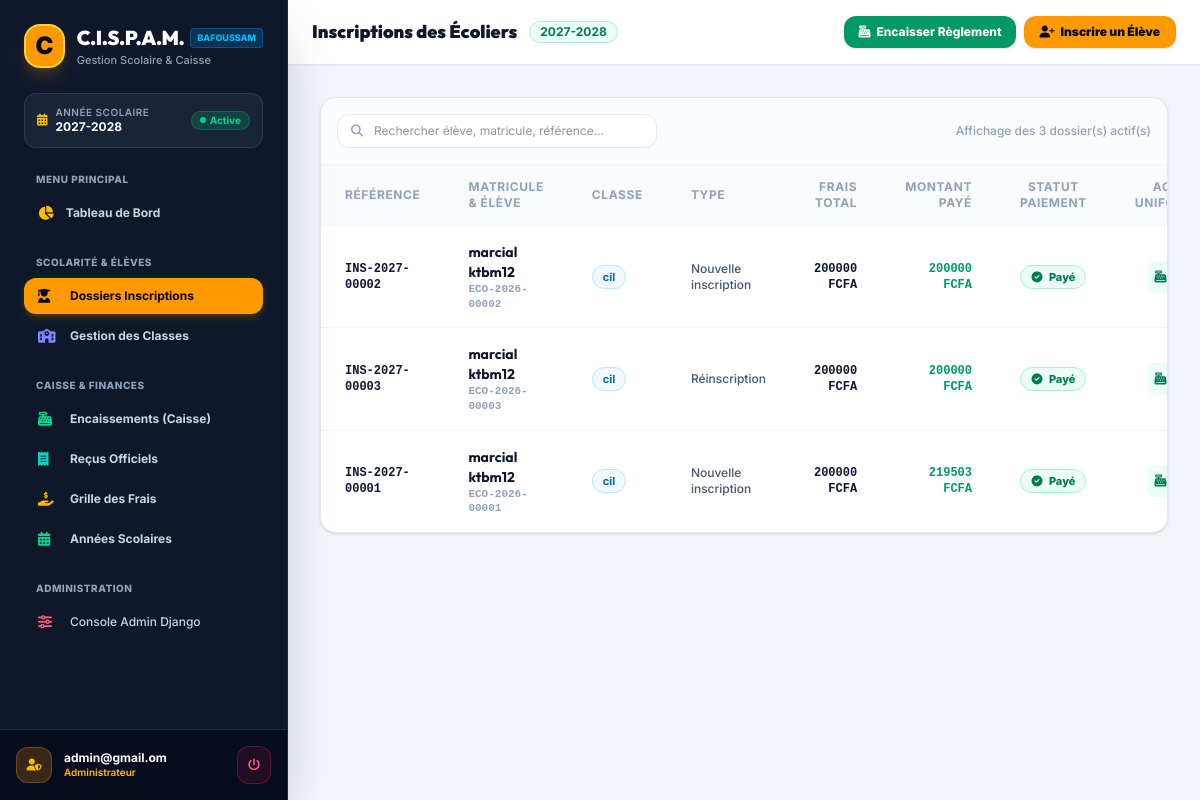
The app's page /inscriptions/ (signed in), older data.
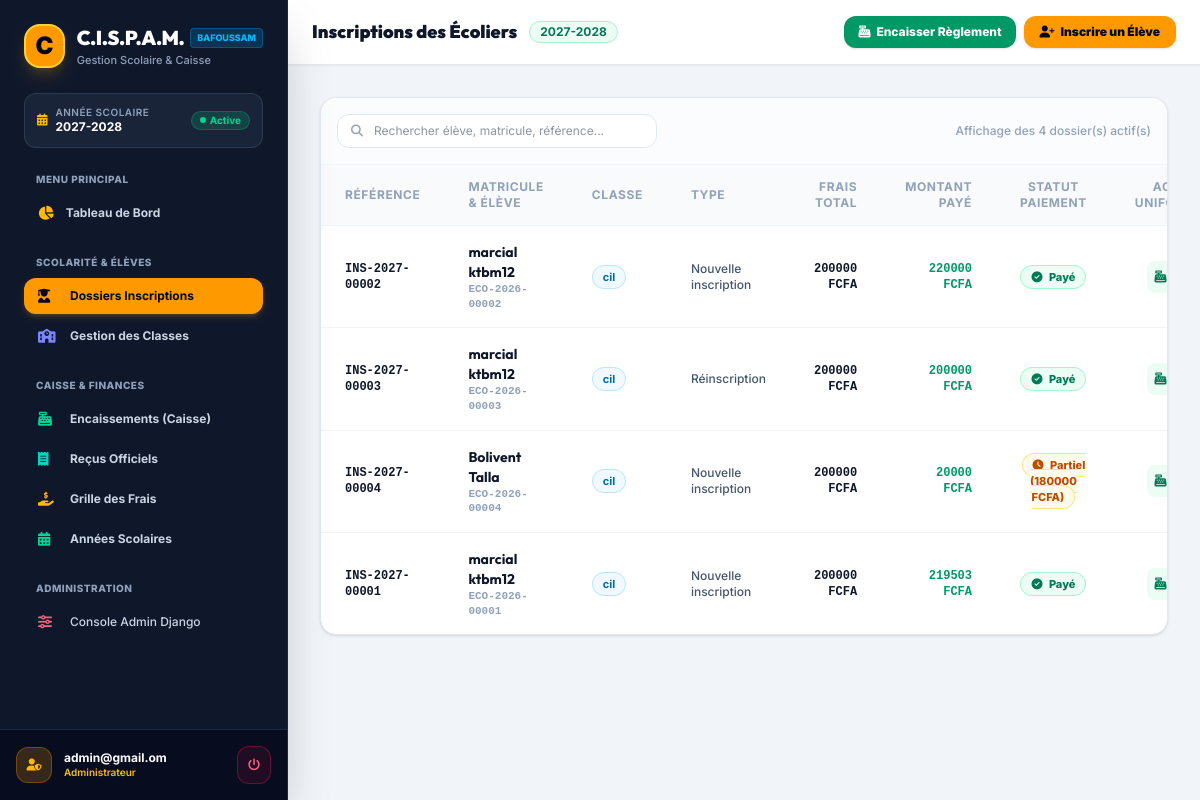
The same page, newer data.
### cispam/users/models.py (models this page shows, shortened)
class AutoSlugMixin:
    slug_source_field = 'name'

class OngBaseModel(models.Model):
    id = models.UUIDField(
        default=uuid.uuid4,
        primary_key=True,
        editable=False,
        unique=True,
        help_text=_("Identifiant UUID unique."),
    )
    created = models.DateTimeField(
        auto_now_add=True,
        db_index=True,
        help_text=_("Date de création."),
    )
    modified = models.DateTimeField(
        auto_now=True,
        help_text=_("Date de dernière modification."),
    )
    is_active = models.BooleanField(
        default=True,
        help_text=_("Indique si l'objet est actif."),
    )
    is_deleted = models.BooleanField(
        default=False,
        db_index=True,
        help_text=_("Suppression logique (soft delete)."),
    )
    metadata = models.JSONField(
        default=dict,
        blank=True,
        help_text=_("Métadonnées additionnelles au format JSON."),
    )
    objects = OngManager()
    all_objects = models.Manager()
    class Meta:
        abstract = True
        ordering = ['-created']

class Inscription(AutoSlugMixin, OngBaseModel):
    slug_source_field = 'reference'
    eleve = models.ForeignKey(
        Eleve,
        on_delete=models.PROTECT,
        related_name='inscriptions',
        help_text=_("Élève inscrit."),
    )
    classe = models.ForeignKey(
        Classe,
        on_delete=models.PROTECT,
        related_name='inscriptions',
        help_text=_("Classe d'inscription."),
    )
    annee_scolaire = models.ForeignKey(
        AnneeScolaire,
        on_delete=models.PROTECT,
        related_name='inscriptions',
        help_text=_("Année scolaire de l'inscription."),
    )
    date_inscription = models.DateField(
        auto_now_add=True,
        help_text=_("Date de l'inscription."),
    )
    type_inscription = models.CharField(
        max_length=20,
        choices=TypeInscriptionEnum.choices,
        default=TypeInscriptionEnum.NOUVELLE,
        help_text=_("Type d'inscription."),
    )
    statut = models.CharField(
        max_length=20,
        choices=StatutInscriptionEnum.choices,
        default=StatutInscriptionEnum.EN_COURS,
        help_text=_("Statut actuel de l'inscription."),
    )
    frais_total = models.DecimalField(
        max_digits=12,
        decimal_places=2,
        default=0,
        help_text=_("Montant total des frais de scolarité fixé à l'inscription."),
    )
    remarques = models.TextField(
        blank=True,
        help_text=_("Remarques ou notes sur l'inscription."),
    )
    reference = models.CharField(
        max_length=30,
        unique=True,
        db_index=True,
        blank=True,
        help_text=_("Référence unique de l'inscription, ex: INS-2025-00001."),
    )
    slug = models.SlugField(
        max_length=255,
        unique=True,
        blank=True,
        help_text=_("Slug unique de l'inscription."),
    )
    class Meta:
        verbose_name = _("Inscription")
        verbose_name_plural = _("Inscriptions")
        ordering = ['-date_inscription']
        unique_together = ['eleve', 'annee_scolaire']
    @property
    def montant_paye(self):
        total = Paiement.objects.filter(
            inscription=self,
            is_deleted=False,
        ).aggregate(total=models.Sum('montant'))['total']
        return total or 0
    @property
    def solde(self):
        return self.frais_total - self.montant_paye
    @property
    def statut_paiement(self):
        if self.montant_paye >= self.frais_total:
            return StatutPaiementEnum.PAYE
        elif self.montant_paye > 0:
            return StatutPaiementEnum.PARTIEL
        return StatutPaiementEnum.IMPAYE

class Eleve(AutoSlugMixin, OngBaseModel):
    slug_source_field = 'nom_complet'
    matricule = models.CharField(
        max_length=20,
        unique=True,
        db_index=True,
        help_text=_("Matricule unique de l'élève, ex: ECO-2025-00042."),
    )
    nom = models.CharField(
        max_length=100,
        help_text=_("Nom de famille de l'élève."),
    )
    prenom = models.CharField(
        max_length=100,
        help_text=_("Prénom(s) de l'élève."),
    )
    date_naissance = models.DateField(
        help_text=_("Date de naissance de l'élève."),
    )
    sexe = models.CharField(
        max_length=1,
        choices=SexeEnum.choices,
        help_text=_("Sexe de l'élève."),
    )
    lieu_naissance = models.CharField(
        max_length=100,
        blank=True,
        help_text=_("Lieu de naissance."),
    )
    nationalite = models.CharField(
        max_length=50,
        default="Ivoirienne",
        blank=True,
        help_text=_("Nationalité de l'élève."),
    )
    photo = models.ImageField(
        upload_to=eleve_photo_path,
        blank=True,
        null=True,
        help_text=_("Photo d'identité de l'élève."),
    )
    adresse = models.TextField(
        blank=True,
        help_text=_("Adresse de résidence de l'élève."),
    )
    date_premiere_inscription = models.DateField(
        auto_now_add=True,
        help_text=_("Date de la première inscription dans l'établissement."),
    )
    slug = models.SlugField(
        max_length=255,
        unique=True,
        blank=True,
        help_text=_("Slug unique de l'élève."),
    )
    class Meta:
        verbose_name = _("Élève")
        verbose_name_plural = _("Élèves")
        ordering = ['nom', 'prenom']
    @property
    def nom_complet(self):
        return f"{self.prenom} {self.nom}"

class Classe(AutoSlugMixin, OngBaseModel):
    slug_source_field = 'nom'
    nom = models.CharField(
        max_length=50,
        help_text=_("Nom de la classe, ex: Petite Section, CP, CM2."),
    )
    niveau = models.ForeignKey(
        Niveau,
        on_delete=models.PROTECT,
        related_name='classes',
        help_text=_("Niveau scolaire de la classe."),
    )
    capacite_max = models.PositiveSmallIntegerField(
        default=30,
        help_text=_("Capacité maximale d'élèves dans cette classe."),
    )
    description = models.TextField(
        blank=True,
        help_text=_("Description ou informations complémentaires."),
    )
    slug = models.SlugField(
        max_length=255,
        unique=True,
        blank=True,
        help_text=_("Slug unique de la classe."),
    )
    class Meta:
        verbose_name = _("Classe")
        verbose_name_plural = _("Classes")
        ordering = ['niveau__ordre', 'nom']
        unique_together = ['nom', 'niveau']

### cispam/users/views.py (the view)
class InscriptionListView(LoginRequiredMixin, TemplateView):
    template_name = "inscriptions/index.html"
    def get_context_data(self, **kwargs):
        context = super().get_context_data(**kwargs)
        from cispam.users.models import AnneeScolaire, Classe, Inscription, ModePaiementEnum, TrancheEnum
        try:
            annee_active = AnneeScolaire.objects.get(est_active=True)
            inscriptions = Inscription.objects.filter(annee_scolaire=annee_active, is_deleted=False).select_related(
                "eleve", "classe", "annee_scolaire"
            ).prefetch_related("eleve__parents", "paiements")
        except AnneeScolaire.DoesNotExist:
            annee_active = None
            inscriptions = Inscription.objects.none()
        classes = Classe.objects.filter(is_deleted=False).select_related("niveau")
        context.update({
            "inscriptions": inscriptions,
            "classes": classes,
            "annee_active": annee_active,
            "modes_paiement": ModePaiementEnum.choices,
            "tranches": TrancheEnum.choices,
        })
        return context

### cispam/users/context_processors.py (called while the page is built)
def allauth_settings(request):
    return {
        "ACCOUNT_ALLOW_REGISTRATION": settings.ACCOUNT_ALLOW_REGISTRATION,
    }

### cispam/users/models.py (called while the page is built)
    def get_queryset(self):
        return super().get_queryset().filter(is_deleted=False)

    @property
    def nom_complet(self):
        return f"{self.prenom} {self.nom}"

### cispam/templates/inscriptions/index.html (shortened to what the changed rows need)
{% extends "base.html" %}
{% load static i18n %}
{% block body %}
<div class="min-h-screen bg-slate-100 flex font-sans antialiased text-slate-800">
  {% include "includes/sidebar.html" %}
  <div class="flex-1 flex flex-col min-w-0 overflow-y-auto">
    <header class="bg-white border-b border-slate-200 sticky top-0 z-30 px-6 py-4 flex items-center justify-between shadow-xs">
      <div class="flex items-center gap-3">
        <h2 class="text-lg font-black text-slate-900 font-display">Inscriptions des Écoliers</h2>
      </div>
    </header>
    <main class="p-6 sm:p-8 space-y-6 max-w-7xl w-full mx-auto">
      <div class="bg-white rounded-2xl shadow-sm border border-slate-200 overflow-hidden">
        <div class="p-4 border-b border-slate-100 flex flex-col sm:flex-row items-center justify-between gap-4 bg-slate-50/50">
          <div class="relative w-full sm:w-80">
            <div class="absolute inset-y-0 left-0 pl-3.5 flex items-center pointer-events-none text-slate-400 text-xs">
            </div>
            <input type="text" id="inscription-search" placeholder="Rechercher élève, matricule, référence..."
              class="w-full pl-9 pr-3 py-2 bg-white border border-slate-200 rounded-xl text-xs text-slate-800 focus:outline-none focus:border-amber-500 transition">
          </div>
          <span class="text-xs text-slate-400 font-medium">Affichage des {{ inscriptions.count }} dossier(s) actif(s)</span>
        </div>
        <div class="overflow-x-auto">
          <table class="w-full text-left text-xs">
            <thead class="bg-slate-50 border-b border-slate-100 text-slate-400 uppercase tracking-wider font-semibold">
              <tr>
                <th class="py-3.5 px-6">Référence</th>
                <th class="py-3.5 px-6">Matricule & Élève</th>
                <th class="py-3.5 px-6">Classe</th>
                <th class="py-3.5 px-6">Type</th>
                <th class="py-3.5 px-6 text-right">Frais Total</th>
                <th class="py-3.5 px-6 text-right">Montant Payé</th>
                <th class="py-3.5 px-6 text-center">Statut Paiement</th>
                <th class="py-3.5 px-6 text-right">Actions Uniformes</th>
              </tr>
            </thead>
            <tbody class="divide-y divide-slate-100 text-slate-700" id="inscriptions-tbody">
              {% for inscription in inscriptions %}
                <tr class="hover:bg-slate-50/80 transition">
                  <td class="py-4 px-6 font-mono font-bold text-slate-900">
                    {{ inscription.reference }}
                  </td>
                  <td class="py-4 px-6">
                    <p class="font-bold text-slate-900 font-display text-sm">{{ inscription.eleve.nom_complet }}</p>
                    <p class="text-[11px] text-slate-400 font-mono font-semibold">{{ inscription.eleve.matricule }}</p>
                  </td>
                  <td class="py-4 px-6 font-medium">
                    <span class="px-2.5 py-1 rounded-full text-[11px] font-bold bg-sky-50 text-sky-700 border border-sky-200">
                      {{ inscription.classe.nom }}
                    </span>
                  </td>
                  <td class="py-4 px-6 font-medium text-slate-600">
                    {{ inscription.get_type_inscription_display }}
                  </td>
                  <td class="py-4 px-6 text-right font-black text-slate-900 font-mono">
                    {{ inscription.frais_total|floatformat:0 }} FCFA
                  </td>
                  <td class="py-4 px-6 text-right font-black text-emerald-600 font-mono">
                    {{ inscription.montant_paye|floatformat:0 }} FCFA
                  </td>
                  <td class="py-4 px-6 text-center">
                    {% if inscription.statut_paiement == 'paye' %}
                      <span class="px-2.5 py-1 rounded-full text-[11px] font-extrabold bg-emerald-50 text-emerald-700 border border-emerald-200">
                        <i class="fas fa-check-circle mr-1"></i> Payé
                      </span>
                    {% elif inscription.statut_paiement == 'partiel' %}
                      <span class="px-2.5 py-1 rounded-full text-[11px] font-extrabold bg-amber-50 text-amber-700 border border-amber-200">
                        <i class="fas fa-clock mr-1"></i> Partiel ({{ inscription.solde|floatformat:0 }} FCFA)
                      </span>
                    {% else %}
                      <span class="px-2.5 py-1 rounded-full text-[11px] font-extrabold bg-rose-50 text-rose-700 border border-rose-200">
                        <i class="fas fa-exclamation-circle mr-1"></i> Impayé
                      </span>
                    {% endif %}
                  </td>
                  <td class="py-4 px-6 text-right">
                    <div class="flex items-center justify-end gap-2">
                      <button onclick="openPaymentModal('{{ inscription.pk }}', '{{ inscription.eleve.nom_complet|escapejs }}', '{{ inscription.solde }}')"
                        title="Encaisser un règlement"
                        class="p-2 rounded-lg bg-emerald-50 hover:bg-emerald-100 text-emerald-700 font-bold transition cursor-pointer">
                        <i class="fas fa-cash-register"></i>
                      </button>
                    </div>
                  </td>
                </tr>
              {% endfor %}
            </tbody>
          </table>
        </div>
      </div>
    </main>
  </div>
</div>
{% endblock body %}

Row changes from the older to the newer data that the page shows:
computed for Inscription "INS-2027-00002": montant_paye "200000" → "220000"
added Inscription: reference "INS-2027-00004", eleve.nom_complet "Bolivent Talla", eleve.matricule "ECO-2026-00004", classe.nom "cil", type_inscription "Nouvelle inscription", frais_total "200000", montant_paye "20000", solde "180000"
Text that changed along with them:
{{ inscriptions.count }}: "3" → "4"
